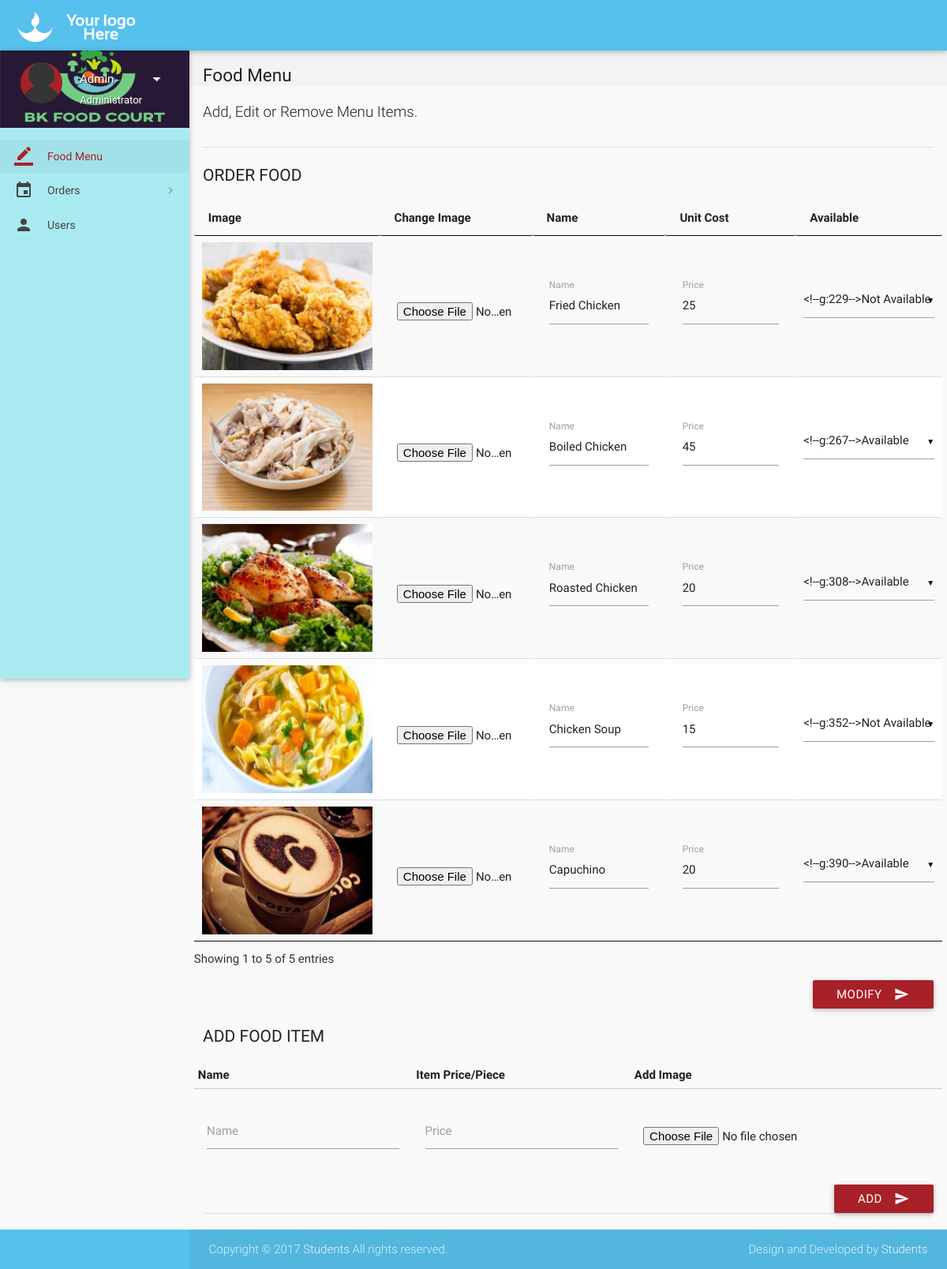
Screenshot of /admin-page.php (signed in) with the database file from the repository.
### tables this page shows
CREATE TABLE `items` (
  `id` int(11) NOT NULL,
  `name` varchar(20) NOT NULL,
  `price` int(11) NOT NULL,
  `deleted` tinyint(4) NOT NULL DEFAULT '0',
  `sfcsimage` varchar(1000) NOT NULL
);

### includes/connect.php (called while the page is built, shortened)
<?php
$name = $_SESSION['name'];
$role = $_SESSION['role'];
?>

### admin-page.php (the view, shortened to what this page needs)
<?php
include 'includes/connect.php';
	if($_SESSION['admin_sid']==session_id())
	{
		?>
<!DOCTYPE html>
<html lang="en">
<head>
  <link href="css/materialize.min.css" type="text/css" rel="stylesheet" media="screen,projection">
  <link href="css/style.min.css" type="text/css" rel="stylesheet" media="screen,projection">
  <link href="css/custom/custom.min.css" type="text/css" rel="stylesheet" media="screen,projection">
  <link href="js/plugins/perfect-scrollbar/perfect-scrollbar.css" type="text/css" rel="stylesheet" media="screen,projection">
  <link href="js/plugins/data-tables/css/jquery.dataTables.min.css" type="text/css" rel="stylesheet" media="screen,projection">
</head>
<body>
  <header id="header" class="page-topbar">
        <div class="navbar-fixed">
            <nav class="navbar-color">
                <div class="nav-wrapper">
                    <ul class="left">
                      <li><h1 class="logo-wrapper"><a href="index.php" class="brand-logo darken-1"><img src="images/materialize-logo.png" alt="logo"></a> <span class="logo-text">Logo</span></h1></li>
                    </ul>
                </div>
            </nav>
        </div>
  </header>
  <div id="main">
    <div class="wrapper">
      <aside id="left-sidebar-nav">
        <ul id="slide-out" class="side-nav fixed leftside-navigation">
            <li class="user-details cyan darken-2">
            <div class="row">
                <div class="col col s4 m4 l4">
                    <img src="images/avatar.jpg" alt="" class="circle responsive-img valign profile-image">
                </div>
                <div class="col col s8 m8 l8">
                    <a class="btn-flat dropdown-button waves-effect waves-light white-text profile-btn" href="#" data-activates="profile-dropdown"><?php echo $name;?> <i class="mdi-navigation-arrow-drop-down right"></i></a>
                    <p class="user-roal"><?php echo $role;?></p>
                </div>
            </div>
            </li>
            <li class="bold active"><a href="index.php" class="waves-effect waves-cyan"><i class="mdi-editor-border-color"></i> Food Menu</a>
            </li>
                <li class="no-padding">
                    <ul class="collapsible collapsible-accordion">
                        <li class="bold"><a class="collapsible-header waves-effect waves-cyan"><i class="mdi-editor-insert-invitation"></i> Orders</a>
                        </li>
                    </ul>
                </li>
            <li class="bold"><a href="users.php" class="waves-effect waves-cyan"><i class="mdi-social-person"></i> Users</a>
            </li>
        </ul>
        </aside>
      <section id="content">
        <div id="breadcrumbs-wrapper">
          <div class="container">
            <div class="row">
              <div class="col s12 m12 l12">
                <h5 class="breadcrumbs-title">Food Menu</h5>
              </div>
            </div>
          </div>
        </div>
        <div class="container">
          <p class="caption">Add, Edit or Remove Menu Items.</p>
          <div class="divider"></div>
		  <form class="formValidate" id="formValidate" method="post" action="routers/menu-router.php" novalidate="novalidate">
            <div class="row">
              <div class="col s12 m4 l3">
                <h4 class="header">Order Food</h4>
              </div>
              <div>
				<table id="data-table-admin" class="responsive-table display" cellspacing="0">
                    <thead>
                      <tr>
                        <th style = "width: 200px">Image</th>
                        <th style = "width: 150px">Change Image</th>
                        <th>Name</th>
                        <th>Unit Cost</th>
                        <th style = "width: 150px">Available</th>
                      </tr>
                    </thead>
                    <tbody>
				<?php
				$result = mysqli_query($con, "SELECT * FROM items");
				while($row = mysqli_fetch_array($result))
				{
          $food_pic= "images/Vendor/".$row['sfcsimage'];
          echo '<tr><td><img class="center" src="' .$food_pic . '" width="200px" alt="Cinque Terre"></td>';
          echo '<td style = "width: 150px"><div class="input-field col s12 "><label for="'.$row["id"].'_sfcsimage"></label>';
          echo '<input style = "width: 150px" value = "'.$row["sfcsimage"].'" id="'.$row["id"].'_sfcsimage" name="'.$row['id'].'_sfcsimage" type="file" accept="image/*" data-error=".errorTxt'.$row["id"].'"><div class="errorTxt'.$row["id"].'"></div></td>';
          echo '<td><div class="input-field col s12"><label for="'.$row["id"].'_name">Name</label>';
					echo '<input value="'.$row["name"].'" id="'.$row["id"].'_name" name="'.$row['id'].'_name" type="text" data-error=".errorTxt'.$row["id"].'"><div class="errorTxt'.$row["id"].'"></div></td>';
					echo '<td><div class="input-field col s12 "><label for="'.$row["id"].'_price">Price</label>';
					echo '<input value="'.$row["price"].'" id="'.$row["id"].'_price" name="'.$row['id'].'_price" type="text" data-error=".errorTxt'.$row["id"].'"><div class="errorTxt'.$row["id"].'"></div></td>';
					echo '<td>';
					if($row['deleted'] == 0){
						$text1 = 'selected';
						$text2 = '';
					}
					else{
						$text1 = '';
						$text2 = 'selected';
					}
					echo '<select name="'.$row['id'].'_hide">
                      <option value="1"'.$text1.'>Available</option>
                      <option value="2"'.$text2.'>Not Available</option>
                    </select></td></tr>';
				}
				?>
                    </tbody>
</table>
              </div>
			  <div class="input-field col s12">
                              <button class="btn cyan waves-effect waves-light right" type="submit" name="action">Modify
                                <i class="mdi-content-send right"></i>
                              </button>
                            </div>
            </div>
			</form>
		  <form class="formValidate" id="formValidate1" method="post" action="routers/add-item.php" novalidate="novalidate">
            <div class="row">
              <div class="col s12 m4 l3">
                <h4 class="header">Add Food Item</h4>
              </div>
              <div>
<table>
                    <thead>
                      <tr>
                        <th data-field="id">Name</th>
                        <th data-field="name">Item Price/Piece</th>
                        <th data-field="name">Add Image</th>
                      </tr>
                    </thead>
                    <tbody>
				<?php
					echo '<tr><td><div class="input-field col s12"><label for="name">Name</label>';
					echo '<input id="name" name="name" type="text" data-error=".errorTxt01"><div class="errorTxt01"></div></td>';
					echo '<td><div class="input-field col s12 "><label for="price" class="">Price</label>';
          echo '<input id="price" name="price" type="text" data-error=".errorTxt02"><div class="errorTxt02"></div></td>';
          echo '<td><div class="input-field col s12  "><label for="sfcsimage"></label>';
          echo '<input id="sfcsimage" type="file" accept="image/*" name="sfcsimage" required size="chars""></td>';
					echo '<td></tr>';
				?>
                    </tbody>
</table>
              </div>
			  <div class="input-field col s12">
                              <button class="btn cyan waves-effect waves-light right" type="submit" name="action">Add
                                <i class="mdi-content-send right"></i>
                              </button>
                            </div>
            </div>
			</form>
            <div class="divider"></div>
          </div>
        </div>
        </div>
  <footer class="page-footer">
    <div class="footer-copyright">
      <div class="container">
        <span>Copyright © 2017 <a class="grey-text text-lighten-4" href="#" target="_blank">Students</a> All rights reserved.</span>
        <span class="right"> Design and Developed by <a class="grey-text text-lighten-4" href="#">Students</a></span>
        </div>
    </div>
  </footer>
</body>
</html>
<?php
	}
?>

### admin-page.php (style rules this page uses)
.input-field label.active { width:100%; }

### rows the page displays
items: sfcsimage (picture), name "Fried Chicken", price "25"
items: sfcsimage (picture), name "Boiled Chicken", price "45"
items: sfcsimage (picture), name "Roasted Chicken", price "20"
items: sfcsimage (picture), name "Chicken Soup", price "15"
items: sfcsimage (picture), name "Capuchino", price "20"

### other values shown
$name "Admin"
$role "Administrator"
